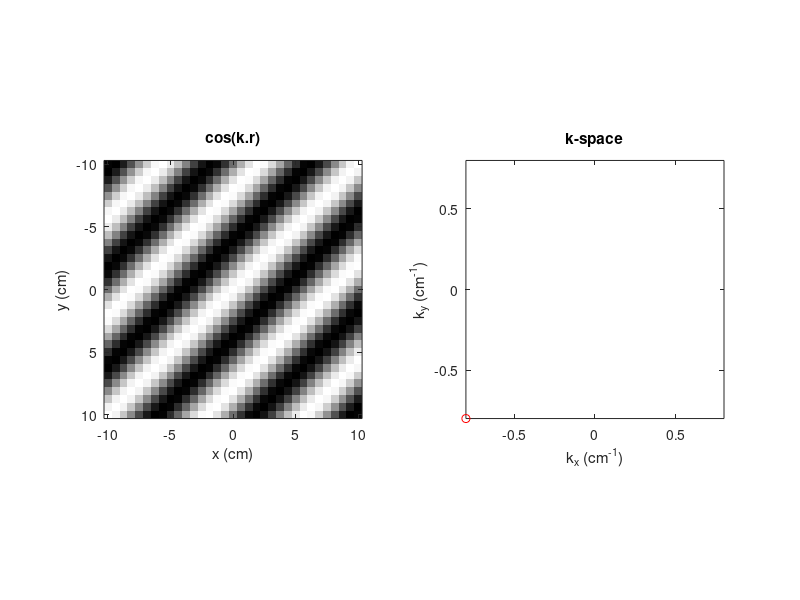

Reproduce this figure in MATLAB. (Note: this script raises an error after producing the figure.)
% Demonstration of spatial frequencies in MRI k-space

% Written by Stephen Wastling, October 2022

% set the matrix size
Nx = 32;
Ny = 32;

% set the FOV, noting it will be centred about the origin
FOVx = 20;
FOVy = 20;

% generate the image space axes
x = -FOVx / 2 : FOVx / Nx : FOVx / 2;
y = -FOVy / 2 : FOVy / Ny : FOVy / 2;

% generate the k-space axes
kx = -Nx / (2 * FOVx) : (1 / FOVx) : Nx / (2 * FOVx);
ky = -Ny / (2 * FOVy) : (1 / FOVy) : Ny / (2 * FOVy);

% initialise the data array
phi = zeros(length(x), length(y));
for b = 1 : 4 :length(ky)
    for a = 1 : 4 : length(kx)

        for i = 1 : length(x)
            for j = 1 : length(y)
                phi(j, i) = cos(kx(a) * x(i) + ky(b) * y(j));
            end
        end

        figure(1);
        subplot(1, 2, 1);
        imagesc(x, y, phi)
        title('cos(k.r)')
        xlabel('x (cm)')
        ylabel('y (cm)')
        colormap('gray')
        axis square

        subplot(1,2,2);
        plot(kx(a), ky(b), 'ro')
        title('k-space')
        xlabel('k_x (cm^{-1})')
        ylabel('k_y (cm^{-1})')
        xlim([min(kx) max(kx)])
        ylim([min(ky) max(ky)])
        axis square
        
        
         % generate gif
        set(gcf, 'color', 'w');
        drawnow;
        frame = getframe(1);
        im = frame2im(frame);
        [imind, cm] = rgb2ind(im, 256);
        outfile = 'kspace_frequencies.gif';

        % On the first loop, create the file. In subsequent loops, append.
        if a == 1 && b == 1
            imwrite(imind, cm, outfile, 'gif','DelayTime', 0, 'loopcount', inf);
        else
            imwrite(imind, cm, outfile,'gif', 'DelayTime', 0, 'writemode', 'append');
        end

    end
end

